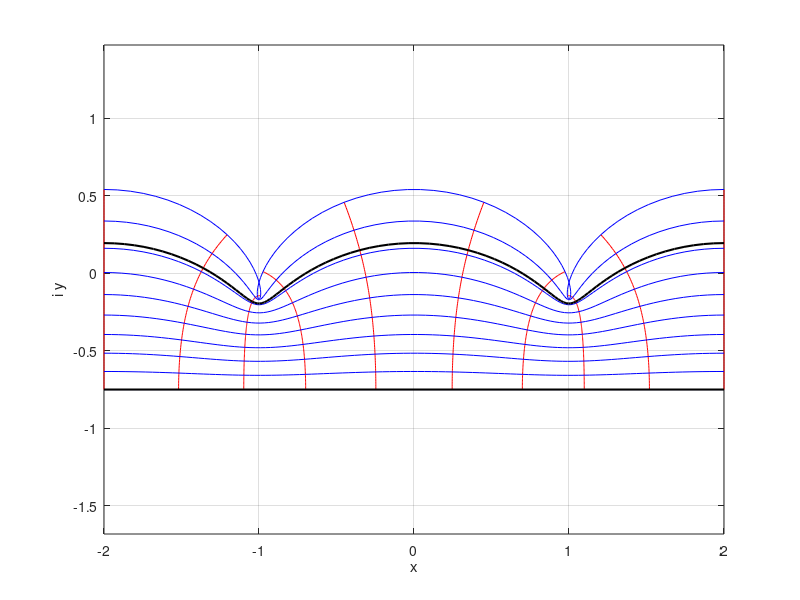

The MATLAB source for this figure:
close all

% k = -1;
% a = .1;
% L = 2*pi;
% h = 1;

k0 = pi;
A = .075*exp(1i*30*pi/180 );
L = 2*pi/k0;
H = .75;

heta = shiftdim( .75*(A+A') ,-1);
k = shiftdim( [1,-1]*k0  ,-1);



% z|-> f(zeta)
f =@(zeta) zeta - 1i*sum( heta.*exp(1i*k.*(zeta+1i*H))./sinh(k*H) ,3);

xi = linspace(-L,L,100);
xS = real(f(xi));
eta = imag(f(xi));
% equivalent to 
% eta = sum( heta.*exp(1i*k.*xi) ,3);
% xS =  xi - 1i*sum( heta.*exp(1i*k.*xi)./tanh(k*H) ,3)  


hf = figure('color','w');
% clf
[Xi,Sig]= meshgrid(linspace(-L,L,10),linspace(-H,.25*H,100));
plot(f(Xi+1i*Sig),'r'); hold on;

[Xi,Sig]= meshgrid(linspace(-L,L,100),linspace(-H,.25*H,10));
plot(f(Xi+1i*Sig).','b')
axis equal
grid on
axis tight

plot(xS,eta,'k','linewidth',1.5)
plot(xS([1,end]),-H*[1,1],'k','linewidth',1.5)
xlabel('x')
ylabel('i y')


return
export_fig(hf,'conformalH','-pdf')


